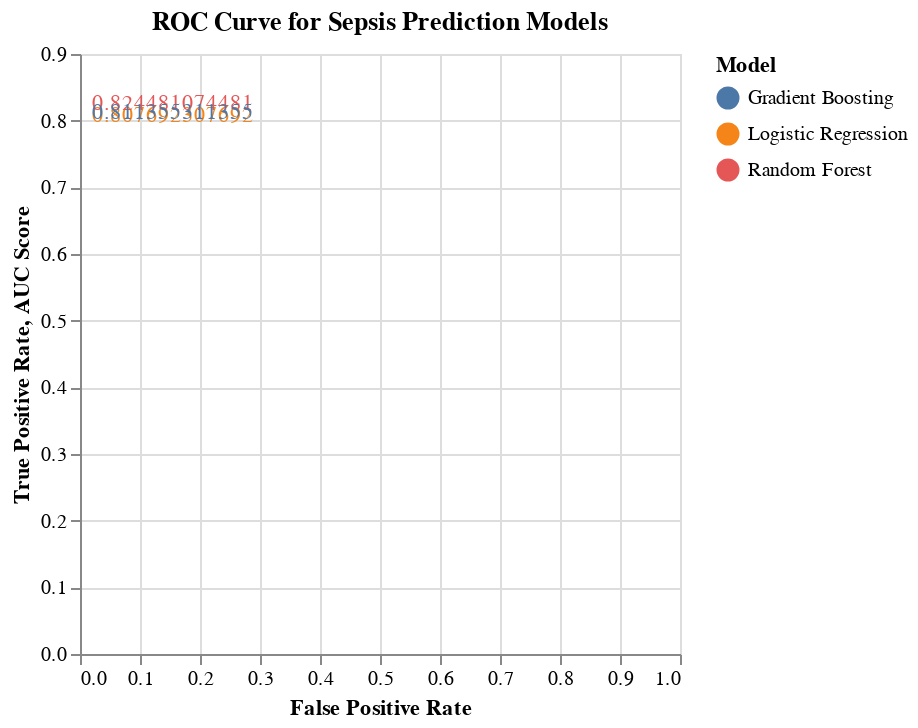

Here is the notebook cell this chart was saved with:
### Markdown cell above
### ROC Curve For Models

### Code cell
# Fit the models on the training data
logisticR_model.fit(X_train, y_train_encoded)
randomF_model.fit(X_train, y_train_encoded)
gradientM_model.fit(X_train, y_train_encoded)

# Convert labels to binary format
y_test_binary = (y_test == 'Positive').astype(int)

# Predict probabilities for the test data
logisticR_probs = logisticR_model.predict_proba(X_test)[:, 1]
randomF_probs = randomF_model.predict_proba(X_test)[:, 1]
gradientM_probs = gradientM_model.predict_proba(X_test)[:, 1]

# Compute ROC curve and AUC score for each model
logisticR_fpr, logisticR_tpr, _ = roc_curve(y_test_binary, logisticR_probs)
randomF_fpr, randomF_tpr, _ = roc_curve(y_test_binary, randomF_probs)
gradientM_fpr, gradientM_tpr, _ = roc_curve(y_test_binary, gradientM_probs)

logisticR_auc = roc_auc_score(y_test, logisticR_probs)
randomF_auc = roc_auc_score(y_test, randomF_probs)
gradientM_auc = roc_auc_score(y_test, gradientM_probs)

# Create DataFrame for ROC curves
roc_data = pd.concat([
    pd.DataFrame({'FPR': logisticR_fpr, 'TPR': logisticR_tpr, 'Model': 'Logistic Regression'}),
    pd.DataFrame({'FPR': randomF_fpr, 'TPR': randomF_tpr, 'Model': 'Random Forest'}),
    pd.DataFrame({'FPR': gradientM_fpr, 'TPR': gradientM_tpr, 'Model': 'Gradient Boosting'})
])

# Plot ROC curves using Altair
roc_curve_plot = alt.Chart(roc_data).mark_line().encode(
    x=alt.X('FPR', title='False Positive Rate'),
    y=alt.Y('TPR', title='True Positive Rate'),
    color=alt.Color('Model', title='Model'),
    tooltip=['Model', 'FPR', 'TPR']
).properties(
    title='ROC Curve for Sepsis Prediction Models'
)

# Add AUC scores to the plot
auc_scores = alt.Chart(pd.DataFrame({'Model': ['Logistic Regression', 'Random Forest', 'Gradient Boosting'],
                                     'AUC Score': [logisticR_auc, randomF_auc, gradientM_auc]})).mark_text(
    align='left', baseline='middle', dx=5
).encode(
    x=alt.value(1),  # Pixels from the left of the plot
    y=alt.Y('AUC Score', title='AUC Score'),
    text='AUC Score',
       color='Model'
)

roc_curve_plot + auc_scores

### Figure 1 — Vega-Lite specification as saved in the notebook (floating-point values rounded to 4 significant figures)
{"config": {"view": {"continuousWidth": 300, "continuousHeight": 300}}, "layer": [{"data": {"name": "data-fa2077fee82e15cf4aaaca722b20f04e"}, "mark": {"type": "line"}, "encoding": {"color": {"field": "Model", "title": "Model", "type": "nominal"}, "tooltip": [{"field": "Model", "type": "nominal"}, {"field": "FPR", "type": "quantitative"}, {"field": "TPR", "type": "quantitative"}], "x": {"field": "FPR", "title": "False Positive Rate", "type": "quantitative"}, "y": {"field": "TPR", "title": "True Positive Rate", "type": "quantitative"}}, "title": "ROC Curve for Sepsis Prediction Models"}, {"data": {"name": "data-8b3ea21c9987684bfa37aa6cd4cf7995"}, "mark": {"type": "text", "align": "left", "baseline": "middle", "dx": 5}, "encoding": {"color": {"field": "Model", "type": "nominal"}, "text": {"field": "AUC Score", "type": "quantitative"}, "x": {"value": 1}, "y": {"field": "AUC Score", "title": "AUC Score", "type": "quantitative"}}}], "$schema": "https://vega.github.io/schema/vega-lite/v5.17.0.json", "datasets": {"data-fa2077fee82e15cf4aaaca722b20f04e": [{"FPR": 0.0, "TPR": null, "Model": "Logistic Regression"}, {"FPR": 0.008333, "TPR": null, "Model": "Logistic Regression"}, {"FPR": 1.0, "TPR": null, "Model": "Logistic Regression"}, {"FPR": 0.0, "TPR": null, "Model": "Random Forest"}, {"FPR": 0.008333, "TPR": null, "Model": "Random Forest"}, {"FPR": 1.0, "TPR": null, "Model": "Random Forest"}, {"FPR": 0.0, "TPR": null, "Model": "Gradient Boosting"}, {"FPR": 0.008333, "TPR": null, "Model": "Gradient Boosting"}, {"FPR": 1.0, "TPR": null, "Model": "Gradient Boosting"}], "data-8b3ea21c9987684bfa37aa6cd4cf7995": [{"Model": "Logistic Regression", "AUC Score": 0.8077}, {"Model": "Random Forest", "AUC Score": 0.8245}, {"Model": "Gradient Boosting", "AUC Score": 0.8114}]}}
